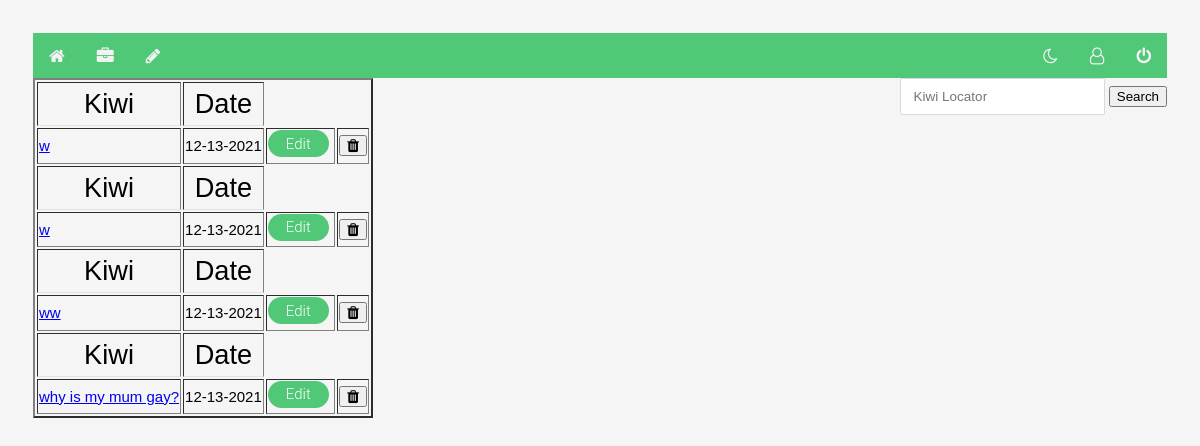
/notes (signed in), run on an earlier commit of the app's database.
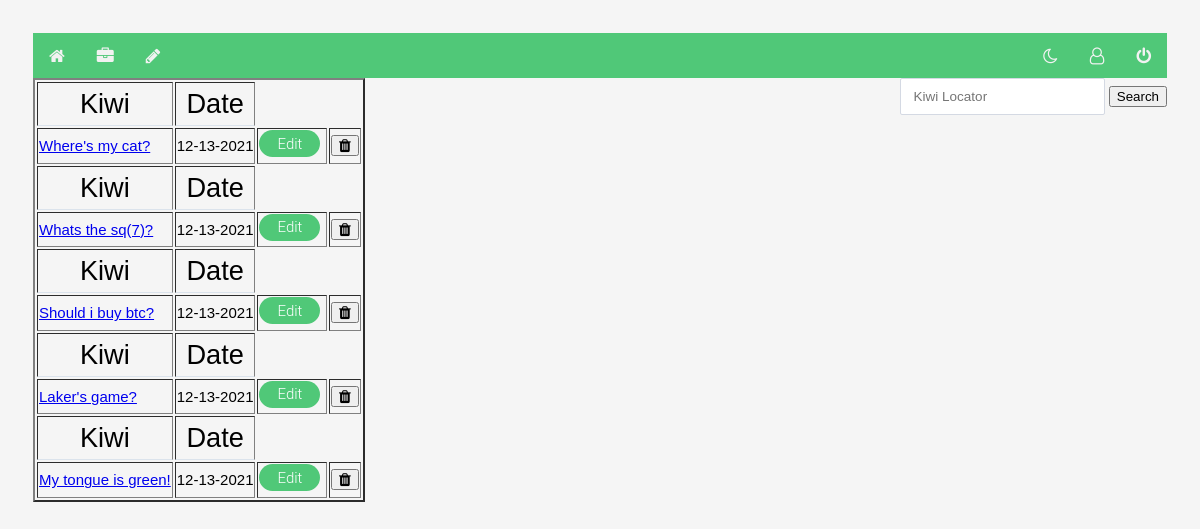
And on a later commit of the database.
### models.py (models this page shows, shortened)
class Note(db.Model):
    id = db.Column("id", db.Integer, primary_key=True)
    title = db.Column("title", db.String(200))
    text = db.Column("text", db.String(100))
    date = db.Column("date", db.String(50))
    user_id = db.Column(db.Integer,db.ForeignKey("user.id"), nullable = False)
    comments = db.relationship("Comment", backref="note",cascade = "all, delete-orphan", lazy=True)
    score = db.Column("score", db.Integer)
    votes = db.Column("totalVotes", db.Integer)

### flask06.py (the view)
@app.route('/notes')
def get_notes():
    if session.get('user'):
        my_notes = db.session.query(Note).filter_by(user_id=session['user']).all()
        return render_template('notes.html', notes=my_notes, user=session['user'])
    else:
        return redirect(url_for('login'))

### forms.py
class SearchForm(FlaskForm):
    results = StringField('Results', validators=[DataRequired()])
    submit = SubmitField("Submit")

### flask06.py (called while the page is built)
@app.context_processor
def base():
    form = SearchForm()
    return dict(form=form)

### templates/notes.html (shortened to what this page needs)
<!DOCTYPE html>
<html lang="en">
<head>
    <link rel="stylesheet" href="{{ url_for('static', filename='main.css') }}">
    <link rel="stylesheet" href="{{ url_for('static', filename='forms.css') }}">
    <link rel="stylesheet" href="https://cdnjs.cloudflare.com/ajax/libs/font-awesome/4.7.0/css/font-awesome.css">
</head>
<body>
<div class="topnav">
    <nav>
        <a class="fa fa-home" href="{{url_for('index')}}"></a>
        <a class="fa fa-briefcase" href="{{url_for('get_notes')}}"></a>
        <a class="fa fa-pencil" href="{{url_for('new_note')}}"></a>
        {% if user %}
        <div class="topnav-right">
            <a class="fa fa-moon-o" onclick="myFunction()"></a>
            <a class="fa fa-user-o" href="{{url_for('get_accounts')}}"></a>
            <a class="fa fa-power-off" href="{{url_for('logout')}}"></a>
        </div>
        {% else %}
        <a href="{{url_for('login')}}">Login</a>
        <a href="{{url_for('register')}}">Register</a>
        {% endif %}
    </nav>
</div>
    <div class="searchStuff">
        <form method="POST" action="{{ url_for('search')}}" class="searching">
            <input class="form-search" type="search" placeholder="Kiwi Locator" aria-label="Locate" name="results">
            <button class="search-btn" type="submit">Search</button>
        </form>
    </div>
    <table border="2">
        {% for note in notes %}
        <tr>
            <th class="title">Kiwi</th>
            <th class="title">Date</th>
        </tr>
        <tr>
            <td><a href="{{ url_for('get_note', note_id=note.id) }}">{{ note.title }}</a>
            <td>{{ note.date }}</td>
            <td><a class="button3" href="{{ url_for('update_note', note_id=note.id) }}">Edit</a>
            <td>
                <form action="{{url_for('delete_note', note_id=note.id)}}" method="post">
                    <button class="fa fa-trash" type="submit"></button>
                </form>
                {% else %}
                <h1 class="title">{{user}}, you have no Kiwis to view</h1>
                <h2>Create a post to get started</h2>
            </td>
            {% endfor %}
        </tr>
    </table>
</body>
</html>

What changed in the data, as far as the page shows it:
no longer on this page (row edited): Note: title "why is my mum gay?", date "12-13-2021"
changed Note: title "w" → "Where's my cat?"
added Note: title "Whats the sq(7)?", date "12-13-2021"
changed Note: title "w" → "Should i buy btc?"
changed Note: title "ww" → "Laker's game?"
added Note: title "My tongue is green!", date "12-13-2021"
